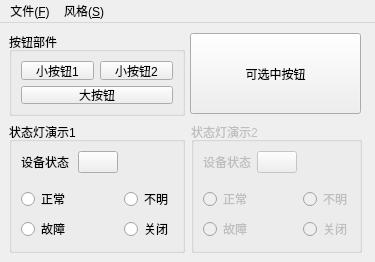
<?xml version="1.0" encoding="UTF-8"?>
<ui version="4.0">
 <class>StyleMainWindow</class>
 <widget class="QMainWindow" name="StyleMainWindow">
  <property name="geometry">
   <rect>
    <x>0</x>
    <y>0</y>
    <width>375</width>
    <height>262</height>
   </rect>
  </property>
  <property name="windowTitle">
   <string>MainWindow</string>
  </property>
  <widget class="QWidget" name="centralwidget">
   <widget class="QGroupBox" name="groupBox">
    <property name="geometry">
     <rect>
      <x>9</x>
      <y>9</y>
      <width>176</width>
      <height>84</height>
     </rect>
    </property>
    <property name="title">
     <string>按钮部件</string>
    </property>
    <layout class="QGridLayout" name="gridLayout">
     <item row="0" column="0">
      <widget class="QPushButton" name="pushButton">
       <property name="text">
        <string>小按钮1</string>
       </property>
      </widget>
     </item>
     <item row="0" column="1">
      <widget class="QPushButton" name="pushButton_2">
       <property name="text">
        <string>小按钮2</string>
       </property>
      </widget>
     </item>
     <item row="1" column="0" colspan="2">
      <widget class="QPushButton" name="pushButton_3">
       <property name="sizePolicy">
        <sizepolicy hsizetype="Minimum" vsizetype="Expanding">
         <horstretch>0</horstretch>
         <verstretch>0</verstretch>
        </sizepolicy>
       </property>
       <property name="text">
        <string>大按钮</string>
       </property>
      </widget>
     </item>
    </layout>
   </widget>
   <widget class="QPushButton" name="pushButton_4">
    <property name="geometry">
     <rect>
      <x>190</x>
      <y>10</y>
      <width>171</width>
      <height>81</height>
     </rect>
    </property>
    <property name="text">
     <string>可选中按钮</string>
    </property>
    <property name="checkable">
     <bool>true</bool>
    </property>
   </widget>
   <widget class="QGroupBox" name="groupBox_2">
    <property name="geometry">
     <rect>
      <x>9</x>
      <y>99</y>
      <width>176</width>
      <height>131</height>
     </rect>
    </property>
    <property name="title">
     <string>状态灯演示1</string>
    </property>
    <layout class="QGridLayout" name="gridLayout_2">
     <item row="3" column="0">
      <widget class="QRadioButton" name="fineRadioBtn">
       <property name="text">
        <string>正常</string>
       </property>
      </widget>
     </item>
     <item row="3" column="2">
      <widget class="QRadioButton" name="unknownRadioBtn">
       <property name="text">
        <string>不明</string>
       </property>
      </widget>
     </item>
     <item row="4" column="0">
      <widget class="QRadioButton" name="faultRadioBtn">
       <property name="text">
        <string>故障</string>
       </property>
      </widget>
     </item>
     <item row="4" column="2">
      <widget class="QRadioButton" name="closedRadioBtn">
       <property name="text">
        <string>关闭</string>
       </property>
      </widget>
     </item>
     <item row="2" column="0">
      <spacer name="verticalSpacer">
       <property name="orientation">
        <enum>Qt::Vertical</enum>
       </property>
       <property name="sizeHint" stdset="0">
        <size>
         <width>20</width>
         <height>40</height>
        </size>
       </property>
      </spacer>
     </item>
     <item row="0" column="0">
      <widget class="QLabel" name="label">
       <property name="text">
        <string>设备状态：</string>
       </property>
      </widget>
     </item>
     <item row="0" column="1">
      <widget class="CRoundPushBtn" name="statPushBtn">
       <property name="text">
        <string/>
       </property>
      </widget>
     </item>
    </layout>
   </widget>
   <widget class="QGroupBox" name="groupBox_3">
    <property name="enabled">
     <bool>false</bool>
    </property>
    <property name="geometry">
     <rect>
      <x>191</x>
      <y>99</y>
      <width>171</width>
      <height>131</height>
     </rect>
    </property>
    <property name="title">
     <string>状态灯演示2</string>
    </property>
    <layout class="QGridLayout" name="gridLayout_3">
     <item row="3" column="0">
      <widget class="QRadioButton" name="radioButton_4">
       <property name="text">
        <string>正常</string>
       </property>
      </widget>
     </item>
     <item row="3" column="2">
      <widget class="QRadioButton" name="radioButton_6">
       <property name="text">
        <string>不明</string>
       </property>
      </widget>
     </item>
     <item row="4" column="0">
      <widget class="QRadioButton" name="radioButton_7">
       <property name="text">
        <string>故障</string>
       </property>
      </widget>
     </item>
     <item row="4" column="2">
      <widget class="QRadioButton" name="radioButton_8">
       <property name="text">
        <string>关闭</string>
       </property>
      </widget>
     </item>
     <item row="2" column="0">
      <spacer name="verticalSpacer_2">
       <property name="orientation">
        <enum>Qt::Vertical</enum>
       </property>
       <property name="sizeHint" stdset="0">
        <size>
         <width>20</width>
         <height>40</height>
        </size>
       </property>
      </spacer>
     </item>
     <item row="0" column="0">
      <widget class="QLabel" name="label_2">
       <property name="text">
        <string>设备状态：</string>
       </property>
      </widget>
     </item>
     <item row="0" column="1">
      <widget class="QPushButton" name="pushButton_6">
       <property name="text">
        <string/>
       </property>
      </widget>
     </item>
    </layout>
   </widget>
  </widget>
  <widget class="QMenuBar" name="menubar">
   <property name="geometry">
    <rect>
     <x>0</x>
     <y>0</y>
     <width>375</width>
     <height>19</height>
    </rect>
   </property>
   <widget class="QMenu" name="menu_F">
    <property name="title">
     <string>文件(&amp;F)</string>
    </property>
    <addaction name="action_X"/>
   </widget>
   <widget class="QMenu" name="menu_S">
    <property name="title">
     <string>风格(&amp;S)</string>
    </property>
    <addaction name="action_1"/>
    <addaction name="action_2"/>
    <addaction name="action_3"/>
   </widget>
   <addaction name="menu_F"/>
   <addaction name="menu_S"/>
  </widget>
  <action name="action_X">
   <property name="text">
    <string>退出(&amp;X)</string>
   </property>
  </action>
  <action name="action_1">
   <property name="text">
    <string>风格1</string>
   </property>
  </action>
  <action name="action_2">
   <property name="text">
    <string>风格2</string>
   </property>
  </action>
  <action name="action_3">
   <property name="text">
    <string>风格3</string>
   </property>
  </action>
 </widget>
 <customwidgets>
  <customwidget>
   <class>CRoundPushBtn</class>
   <extends>QPushButton</extends>
   <header location="global">RoundPushBtn.h</header>
  </customwidget>
 </customwidgets>
 <resources/>
 <connections/>
</ui>
